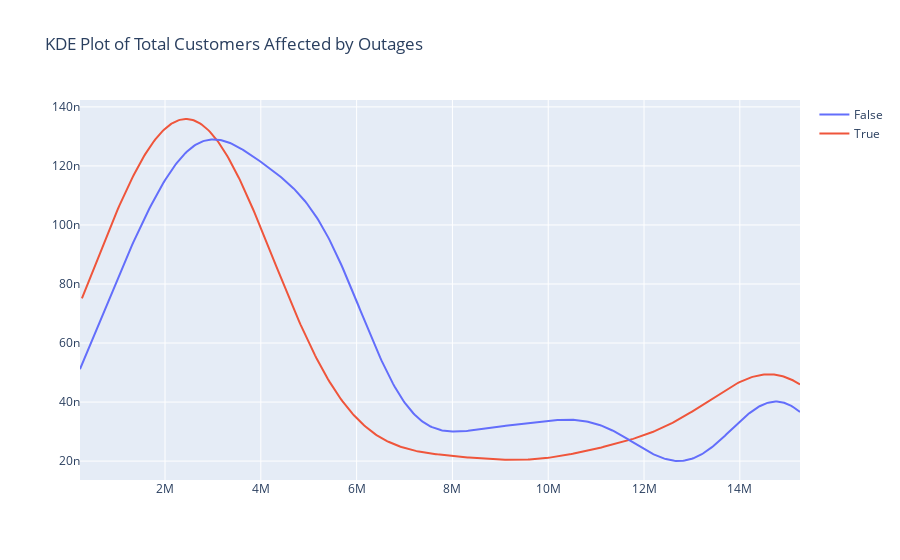

Notebook source saved alongside this figure:
### Code cell
create_kde_plotly(data_missing, 'CUSTOMERS.AFFECTED_MISSING', True, False, 'TOTAL.CUSTOMERS', title='KDE Plot of Total Customers Affected by Outages')

### Figure 1 — Plotly figure (JSON) as saved in the notebook; plotly's stock layout.template omitted (floating-point values rounded to 4 significant figures; data arrays with more than 128 entries replaced by an {"elided": "..."} marker saying what was removed)
{"data": [{"legendgroup": "True", "marker": {"color": "#ef553b"}, "mode": "lines", "name": "True", "showlegend": true, "type": "scatter", "x": {"elided": "500 float values"}, "xaxis": "x", "y": {"elided": "500 float values"}, "yaxis": "y"}, {"legendgroup": "False", "marker": {"color": "#636efb"}, "mode": "lines", "name": "False", "showlegend": true, "type": "scatter", "x": {"elided": "500 float values"}, "xaxis": "x", "y": {"elided": "500 float values"}, "yaxis": "y"}], "layout": {"barmode": "overlay", "hovermode": "closest", "legend": {"traceorder": "reversed"}, "title": {"text": "KDE Plot of Total Customers Affected by Outages"}, "xaxis": {"anchor": "y2", "domain": [0, 1], "zeroline": false}, "yaxis": {"anchor": "free", "domain": [0, 1], "position": 0}}}
